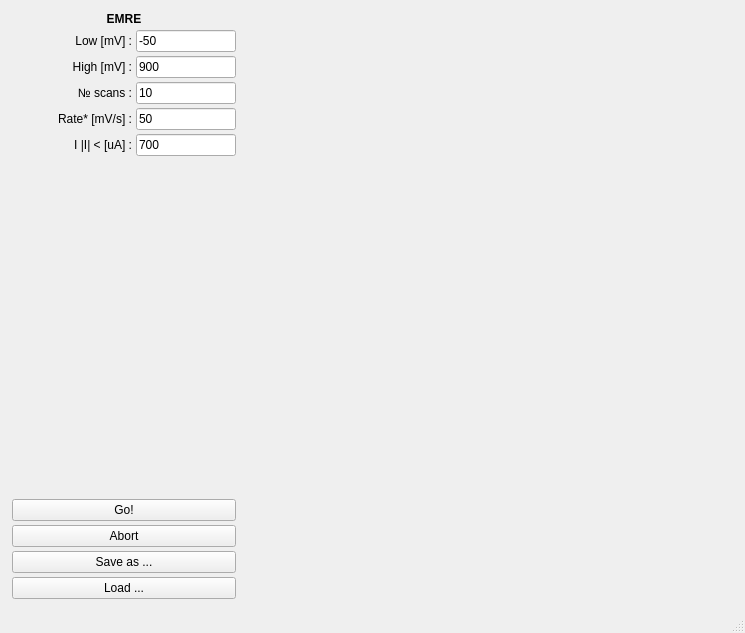
<?xml version="1.0" encoding="UTF-8"?>
<ui version="4.0">
 <class>MainWindow</class>
 <widget class="QMainWindow" name="MainWindow">
  <property name="geometry">
   <rect>
    <x>0</x>
    <y>0</y>
    <width>745</width>
    <height>633</height>
   </rect>
  </property>
  <property name="windowTitle">
   <string>CV Utility</string>
  </property>
  <widget class="QWidget" name="centralwidget">
   <layout class="QGridLayout" name="gridLayout" rowstretch="0">
    <property name="leftMargin">
     <number>12</number>
    </property>
    <property name="topMargin">
     <number>12</number>
    </property>
    <property name="rightMargin">
     <number>12</number>
    </property>
    <property name="bottomMargin">
     <number>12</number>
    </property>
    <property name="spacing">
     <number>12</number>
    </property>
    <item row="0" column="0">
     <layout class="QHBoxLayout" name="horizontalLayout_2">
      <property name="sizeConstraint">
       <enum>QLayout::SetNoConstraint</enum>
      </property>
      <item>
       <layout class="QVBoxLayout" name="verticalLayout">
        <property name="spacing">
         <number>4</number>
        </property>
        <item>
         <widget class="QLabel" name="info_label">
          <property name="maximumSize">
           <size>
            <width>300</width>
            <height>16777215</height>
           </size>
          </property>
          <property name="font">
           <font>
            <weight>75</weight>
            <bold>true</bold>
           </font>
          </property>
          <property name="frameShape">
           <enum>QFrame::NoFrame</enum>
          </property>
          <property name="frameShadow">
           <enum>QFrame::Plain</enum>
          </property>
          <property name="text">
           <string>EMRE</string>
          </property>
          <property name="alignment">
           <set>Qt::AlignCenter</set>
          </property>
         </widget>
        </item>
        <item>
         <layout class="QHBoxLayout" name="horizontalLayout">
          <item>
           <widget class="QLabel" name="label_low">
            <property name="maximumSize">
             <size>
              <width>120</width>
              <height>16777215</height>
             </size>
            </property>
            <property name="text">
             <string>Low [mV] :</string>
            </property>
            <property name="alignment">
             <set>Qt::AlignRight|Qt::AlignTrailing|Qt::AlignVCenter</set>
            </property>
           </widget>
          </item>
          <item>
           <widget class="QLineEdit" name="low_edit">
            <property name="maximumSize">
             <size>
              <width>100</width>
              <height>16777215</height>
             </size>
            </property>
            <property name="inputMask">
             <string/>
            </property>
            <property name="text">
             <string>-50</string>
            </property>
           </widget>
          </item>
         </layout>
        </item>
        <item>
         <layout class="QHBoxLayout" name="horizontalLayout_5">
          <item>
           <widget class="QLabel" name="label_high">
            <property name="maximumSize">
             <size>
              <width>120</width>
              <height>16777215</height>
             </size>
            </property>
            <property name="text">
             <string>High [mV] :</string>
            </property>
            <property name="alignment">
             <set>Qt::AlignRight|Qt::AlignTrailing|Qt::AlignVCenter</set>
            </property>
           </widget>
          </item>
          <item>
           <widget class="QLineEdit" name="high_edit">
            <property name="maximumSize">
             <size>
              <width>100</width>
              <height>16777215</height>
             </size>
            </property>
            <property name="text">
             <string>900</string>
            </property>
           </widget>
          </item>
         </layout>
        </item>
        <item>
         <layout class="QHBoxLayout" name="horizontalLayout_8">
          <item>
           <widget class="QLabel" name="nscans_label">
            <property name="maximumSize">
             <size>
              <width>120</width>
              <height>16777215</height>
             </size>
            </property>
            <property name="frameShape">
             <enum>QFrame::NoFrame</enum>
            </property>
            <property name="text">
             <string>№ scans :</string>
            </property>
            <property name="alignment">
             <set>Qt::AlignRight|Qt::AlignTrailing|Qt::AlignVCenter</set>
            </property>
           </widget>
          </item>
          <item>
           <widget class="QLineEdit" name="n_edit">
            <property name="maximumSize">
             <size>
              <width>100</width>
              <height>16777215</height>
             </size>
            </property>
            <property name="text">
             <string>10</string>
            </property>
           </widget>
          </item>
         </layout>
        </item>
        <item>
         <layout class="QHBoxLayout" name="horizontalLayout_9">
          <item>
           <widget class="QLabel" name="rate_label">
            <property name="maximumSize">
             <size>
              <width>120</width>
              <height>16777215</height>
             </size>
            </property>
            <property name="text">
             <string>Rate* [mV/s] :</string>
            </property>
            <property name="alignment">
             <set>Qt::AlignRight|Qt::AlignTrailing|Qt::AlignVCenter</set>
            </property>
           </widget>
          </item>
          <item>
           <widget class="QLineEdit" name="rate_edit">
            <property name="maximumSize">
             <size>
              <width>100</width>
              <height>16777215</height>
             </size>
            </property>
            <property name="text">
             <string>50</string>
            </property>
           </widget>
          </item>
         </layout>
        </item>
        <item>
         <layout class="QHBoxLayout" name="horizontalLayout_3">
          <item>
           <widget class="QLabel" name="current_limit_label">
            <property name="maximumSize">
             <size>
              <width>120</width>
              <height>16777215</height>
             </size>
            </property>
            <property name="text">
             <string>I |I| &lt; [uA] :</string>
            </property>
            <property name="alignment">
             <set>Qt::AlignRight|Qt::AlignTrailing|Qt::AlignVCenter</set>
            </property>
           </widget>
          </item>
          <item>
           <widget class="QLineEdit" name="current_limit_edit">
            <property name="maximumSize">
             <size>
              <width>100</width>
              <height>16777215</height>
             </size>
            </property>
            <property name="text">
             <string>700</string>
            </property>
           </widget>
          </item>
         </layout>
        </item>
        <item>
         <spacer name="verticalSpacer">
          <property name="orientation">
           <enum>Qt::Vertical</enum>
          </property>
          <property name="sizeHint" stdset="0">
           <size>
            <width>20</width>
            <height>40</height>
           </size>
          </property>
         </spacer>
        </item>
        <item>
         <widget class="QPushButton" name="go_button">
          <property name="maximumSize">
           <size>
            <width>500</width>
            <height>16777215</height>
           </size>
          </property>
          <property name="text">
           <string>Go!</string>
          </property>
         </widget>
        </item>
        <item>
         <widget class="QPushButton" name="abort_button">
          <property name="maximumSize">
           <size>
            <width>500</width>
            <height>16777215</height>
           </size>
          </property>
          <property name="text">
           <string>Abort</string>
          </property>
         </widget>
        </item>
        <item>
         <widget class="QPushButton" name="save_button">
          <property name="maximumSize">
           <size>
            <width>500</width>
            <height>16777215</height>
           </size>
          </property>
          <property name="text">
           <string>Save as ...</string>
          </property>
         </widget>
        </item>
        <item>
         <widget class="QPushButton" name="load_button">
          <property name="maximumSize">
           <size>
            <width>500</width>
            <height>16777215</height>
           </size>
          </property>
          <property name="text">
           <string>Load ...</string>
          </property>
         </widget>
        </item>
       </layout>
      </item>
      <item>
       <layout class="QHBoxLayout" name="horizontalLayout_4">
        <item>
         <layout class="QVBoxLayout" name="verticalLayout_CV_plotter">
          <item>
           <widget class="QWidget" name="CV_plotter_widget" native="true">
            <property name="minimumSize">
             <size>
              <width>480</width>
              <height>0</height>
             </size>
            </property>
           </widget>
          </item>
         </layout>
        </item>
       </layout>
      </item>
     </layout>
    </item>
   </layout>
  </widget>
  <widget class="QMenuBar" name="menubar">
   <property name="geometry">
    <rect>
     <x>0</x>
     <y>0</y>
     <width>745</width>
     <height>22</height>
    </rect>
   </property>
  </widget>
  <widget class="QStatusBar" name="statusbar"/>
 </widget>
 <resources/>
 <connections/>
</ui>
